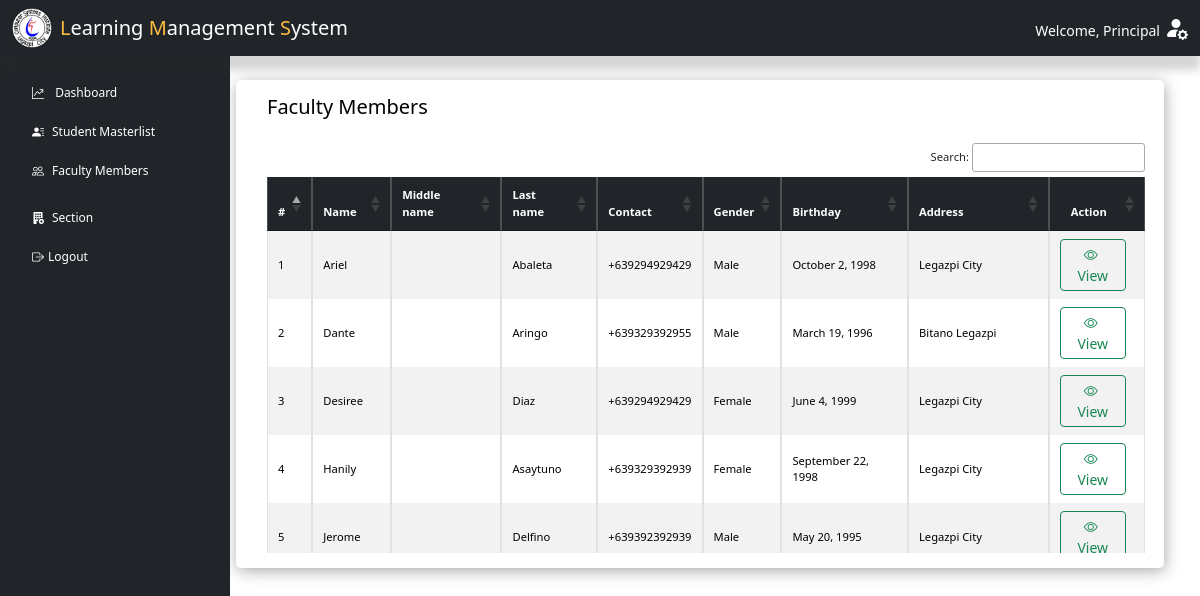
The app's page /principal/index.php?page=facultymembers (signed in), older data.
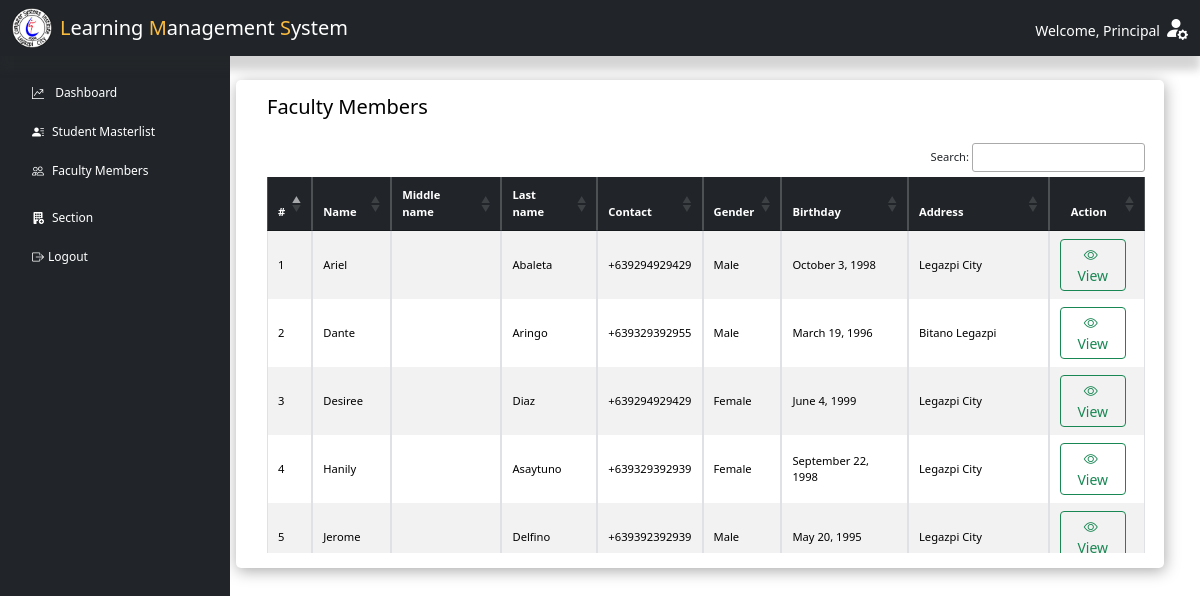
The same page, newer data.
### tables this page shows
CREATE TABLE `teacher` (
  `teacher_id` varchar(50) NOT NULL COMMENT 'Primary key',
  `teacher_fname` varchar(50) NOT NULL,
  `teacher_mname` varchar(50) DEFAULT NULL,
  `teacher_lname` varchar(50) NOT NULL,
  `teacher_contact` varchar(15) NOT NULL,
  `teacher_gender` varchar(50) NOT NULL,
  `teacher_dob` date NOT NULL,
  `status` varchar(50) NOT NULL,
  `teacher_address` varchar(150) NOT NULL,
  `image` varchar(255) DEFAULT NULL,
  `id` varchar(50) DEFAULT NULL COMMENT 'User ID'
);

### includes/dbh-inc.php (called while the page is built)
<?php
include "function.php";
$mySQLFunction = new myDataBase("localhost", "root", "Nicolas051002", "lms_db");

### includes/function.php (called while the page is built, shortened)
<?php
class myDataBase
{
    private $hostname;
    private $username;
    private $password;
    private $database;
    public $con;
    public function __construct($hostname, $username, $password, $database)
    {
        $this->hostname = $hostname;
        $this->username = $username;
        $this->password = $password;
        $this->database = $database;
    }
    public function connection()
    {
        try {
            if (!$this->con) {
                $this->con = mysqli_connect($this->hostname, $this->username, $this->password, $this->database);
                if ($this->con) {
                    return true;
                } else {
                    return false;
                }
            } else {
                return true;
            }
        } catch (mysqli_sql_exception $e) {
            echo $e;
        }
    }
    public function disconnect()
    {
        if ($this->con) {
            if (mysqli_close($this->con)) {
                $this->con = false;
                return true;
            } else {
                return false;
            }
        } else {
            return true;
        }
    }
    public function getTeacher($row = null, $value = null)
    {
        if ($row != null &&  $value != null) {
            $sql = "SELECT * FROM `teacher` WHERE `$row` = '$value'";
            $stored = ($this->con->query($sql))->fetch_assoc();
            return $stored;
        } else {
            $sql = "SELECT * FROM `teacher` ORDER BY `teacher_fname`";
            $stored = ($this->con->query($sql))->fetch_all(MYSQLI_ASSOC);
            return $stored;
        }
    }
}

### principal/facultymembers.php (the view, shortened to what the changed rows need)
<?php
include "../includes/dbh-inc.php";
?>
<main class="col-md-12 ms-sm-auto col-lg-10 px-md-4">
    <div class="container">
        <div class="row">
            <div class="col-12">
                <div class="data-table">
                    <div class="table-responsive small ms-3 me-1">
                        <table id="example" class="table table-bordered table-striped table-sm align-middle">
                            <thead class="table-dark">
                                <tr>
                                    <th scope="col">#</th>
                                    <th scope="col">Name</th>
                                    <th scope="col">Middle name</th>
                                    <th scope="col">Last name</th>
                                    <th scope="col">Contact</th>
                                    <th scope="col">Gender</th>
                                    <th scope="col">Birthday</th>
                                    <th scope="col">Address</th>
                                    <th scope="col" class="text-center">Action</th>
                                </tr>
                            </thead>
                            <tbody>
                                <?php
                                $mySQLFunction->connection();
                                $result = $mySQLFunction->getTeacher();
                                if (!empty($result)) {
                                    $count = 1;
                                    foreach ($result as $row) {
                                        $addedDate = new DateTime($row['teacher_dob']);
                                        $formattedBdate = $addedDate->format('F j, Y');
                                        echo '<td>' . $count . '</td>';
                                        echo '<td>' . ucwords(strtolower($row["teacher_fname"])) . '</td>';
                                        echo '<td>' .  ucwords(strtolower($row["teacher_mname"])) . '</td>';
                                        echo '<td>' .  ucwords(strtolower($row["teacher_lname"])) . '</td>';
                                        echo '<td>+63' . $row["teacher_contact"] . '</td>';
                                        echo '<td>' .  ucwords(strtolower($row["teacher_gender"])) . '</td>';
                                        echo '<td>' . $formattedBdate  . '</td>';
                                        echo '<td>' .  ucwords(strtolower($row["teacher_address"])) . '</td>';
                                        echo '
                                          <td class="d-flex justify-content-center">
                                              <button class="btn btn-sm btn-outline-success me-2" data-bs-toggle="modal" data-bs-target="#edit_teacher' . $row['teacher_id'] . '">
                                                  <i class="bi bi-eye me-1"></i>View
                                              </button>
                                              </td>
                                              ';
                                        $count++;
                                        echo '
                                        <div class="modal fade" id="edit_teacher' . htmlspecialchars($row['teacher_id']) . '" tabindex="-1" aria-labelledby="teachModal" aria-hidden="true">
                                                                                <div class="text-success fw-bolder">ID: ' . htmlspecialchars($row['teacher_id']) . '</div>
                                                        <form action="./includes/Operation/updateStudent.php" method="POST" class="row g-2 needs-validation mb-3" novalidate id="editTeacherForm' . htmlspecialchars($row['teacher_id']) . '">
                                                            <input type="hidden" name="lrnID" value="' . htmlspecialchars($row['teacher_id']) . '">
                                                                        <label for="firstName' . htmlspecialchars($row['teacher_id']) . '" class="form-label">First Name</label>
                                                                        <input type="text" class="form-control" name="firstname" value="' . htmlspecialchars($row['teacher_fname']) . '" readonly disabled>
                                                                        <label for="middleName' . htmlspecialchars($row['teacher_id']) . '" class="form-label">Middle Name</label>
                                                                        <input type="text" class="form-control" name="middlename" value="' . htmlspecialchars($row['teacher_mname']) . '" disabled>
                                                                        <label for="lastName' . htmlspecialchars($row['teacher_id']) . '" class="form-label">Last name</label>
                                                                        <input type="text" class="form-control" name="lastname" value="' . htmlspecialchars($row['teacher_lname']) . '" readonly disabled>
                                                                        <input type="text" class="form-control" name="address" value="' . htmlspecialchars($row['teacher_address']) . '" readonly disabled>
                                                                        <label for="contactNumber' . htmlspecialchars($row['teacher_id']) . '" class="form-label">Contact</label>
                                                                            ' . htmlspecialchars($row['']) . '
                                                                        <label for="gender' . htmlspecialchars($row['teacher_id']) . '" class="form-label">Gender</label>
                                                                        ' . htmlspecialchars($row['']) . '' . htmlspecialchars($row['']) . '
                                                                    <label for="dob' . htmlspecialchars($row['teacher_id']) . '" class="form-label">Date of Birth</label>
                                                                        ' . htmlspecialchars($row['']) . '' . htmlspecialchars($row['']) . '
                                                                        <label for="status' . htmlspecialchars($row['teacher_id']) . '" class="form-label">Employment Status</label>
                                                                        ' . htmlspecialchars($row['']) . '' . htmlspecialchars($row['']) . '
                                                        </form>
                                        ';
                                    }
                                } else {
                                    echo '<tr>
                                <td colspan="10" class="text-center">Teacher not found.<br>
                                </td>
                              </tr>';
                                }
                                echo '</tbody>';
                                echo '</table>';
                                ?>
                    </div>
                </div>
            </div>
        </div>
    </div>
</main>

Row changes from the older to the newer data that the page shows:
changed teacher "Ariel": teacher_dob "October 2, 1998" → "October 3, 1998"
